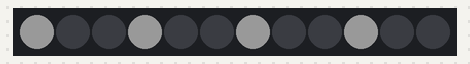
Recording of a sketch running on a simulated Arduino Uno, built with avr-gcc and run on an emulated ATmega328P. Parts: 12 RGB LEDs in strip order, left to right. Dim RGB values are drawn brighter than linear.

Above: at 0.05 s.
At 8.01 s:
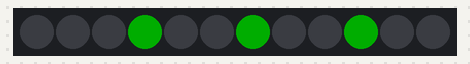
At 21.35 s:
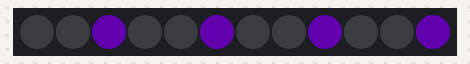
At 22.38 s:
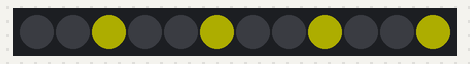
At 23.05 s:
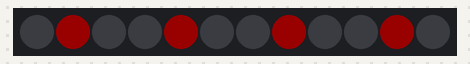
At 24.75 s:
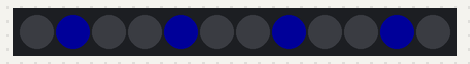

The sketch:

Like_Disco.ino
```cpp
#include <Adafruit_NeoPixel.h>
#define LED_PIN    2
#define LED_COUNT 12


Adafruit_NeoPixel strip(LED_COUNT, LED_PIN, NEO_GRB + NEO_KHZ800);


void setup() {

  strip.begin();           // INITIALIZE NeoPixel strip object (REQUIRED)
  strip.show();            // Turn OFF all pixels ASAP
  strip.setBrightness(50); // Set BRIGHTNESS to about 1/5 (max = 255)
}

void loop() {

  theaterChaseTwo(strip.Color(127, 127, 127), 100);  // set brightness to 100
  theaterChaseTwo(strip.Color(255, 255, 0), 100);
  theaterChaseTwo(strip.Color(127, 0, 0), 100);
  theaterChaseTwo(strip.Color(0, 255, 0), 100);
  theaterChaseTwo(strip.Color(0, 0, 127), 100);
  theaterChaseTwo(strip.Color(143, 0, 255), 100);

  theaterChase(strip.Color(127, 127, 127), 50); // 50 = half brightness
  theaterChase(strip.Color(255, 255, 0), 50);
  theaterChase(strip.Color(127,   0,   0), 50);
  theaterChase(strip.Color(  0, 255,   0), 50);
  theaterChase(strip.Color(  0,   0, 127), 50);
  theaterChase(strip.Color(143, 0, 255), 50);


  theaterChase(strip.Color(127, 127, 127), 25); // set brightness to 25
  theaterChase(strip.Color(255, 255, 0), 25);
  theaterChase(strip.Color(127,   0,   0), 25);
  theaterChase(strip.Color(  0, 255,   0), 25);
  theaterChase(strip.Color(  0,   0, 127), 25);
  theaterChase(strip.Color(143, 0, 255), 25);

}


void theaterChase(uint32_t color, int wait) {
  for(int a=0; a<10; a++) {
    for(int b=0; b<3; b++) {
      strip.clear();

      for(int c=b; c<strip.numPixels(); c += 3) {
        strip.setPixelColor(c, color);
      }
      strip.show();
      delay(wait);
    }
  }}


  void theaterChaseTwo(uint32_t color, int wait) {
  for(int a=0; a<5; a++) {
    for(int b=0; b<4; b++) {
      strip.clear();

      for(int c=b; c<strip.numPixels(); c += 3) {
        strip.setPixelColor(c, color);
      }
      strip.show();
      delay(wait);
    }
  }}


  void theaterChaseThree(uint32_t color, int wait) {
  for(int a=0; a<10; a++) {
    for(int b=0; b<2; b++) {
      strip.clear();

      for(int c=b; c<strip.numPixels(); c += 3) {
        strip.setPixelColor(c, color);
      }
      strip.show();
      delay(wait);
    }
  }}
```
